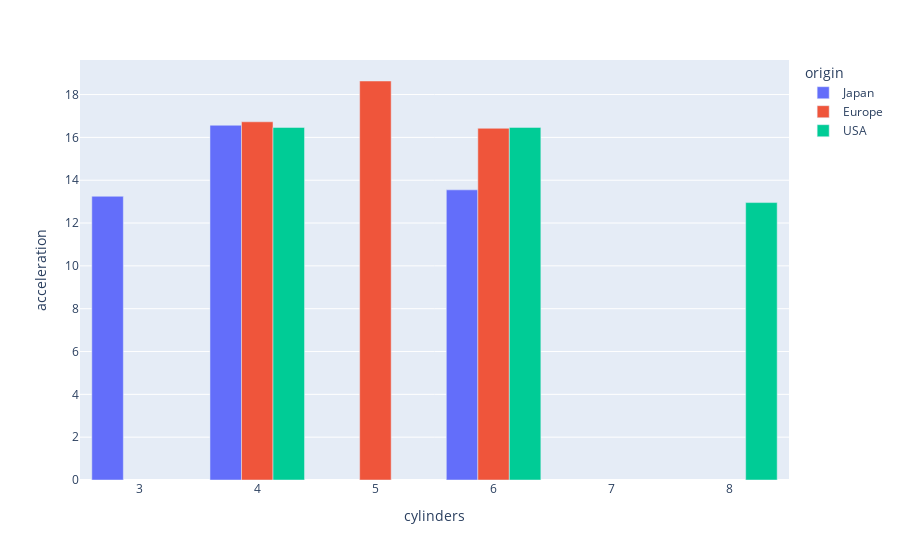

The code cell stored with this chart in its notebook:
### Code cell
import plotly.express as px

#fig = px.line(df_autos, x="cylinders", y="acceleration", title='Acceleration by cylinders')
df_plot = df_autos.groupby(['cylinders','origin']).agg({'acceleration':'mean'}).reset_index()
fig = px.bar(df_plot, x='cylinders', y='acceleration', color='origin', barmode='group')
fig.show()

### Figure 1 — Plotly figure (JSON) as saved in the notebook; plotly's stock layout.template omitted (floating-point values rounded to 4 significant figures)
{"data": [{"alignmentgroup": "True", "hovertemplate": "origin=Japan<br>cylinders=%{x}<br>acceleration=%{y}<extra></extra>", "legendgroup": "Japan", "marker": {"color": "#636efa", "pattern": {"shape": ""}}, "name": "Japan", "offsetgroup": "Japan", "orientation": "v", "showlegend": true, "textposition": "auto", "type": "bar", "x": [3, 4, 6], "xaxis": "x", "y": [13.25, 16.57, 13.55], "yaxis": "y"}, {"alignmentgroup": "True", "hovertemplate": "origin=Europe<br>cylinders=%{x}<br>acceleration=%{y}<extra></extra>", "legendgroup": "Europe", "marker": {"color": "#EF553B", "pattern": {"shape": ""}}, "name": "Europe", "offsetgroup": "Europe", "orientation": "v", "showlegend": true, "textposition": "auto", "type": "bar", "x": [4, 5, 6], "xaxis": "x", "y": [16.73, 18.63, 16.43], "yaxis": "y"}, {"alignmentgroup": "True", "hovertemplate": "origin=USA<br>cylinders=%{x}<br>acceleration=%{y}<extra></extra>", "legendgroup": "USA", "marker": {"color": "#00cc96", "pattern": {"shape": ""}}, "name": "USA", "offsetgroup": "USA", "orientation": "v", "showlegend": true, "textposition": "auto", "type": "bar", "x": [4, 6, 8], "xaxis": "x", "y": [16.47, 16.47, 12.96], "yaxis": "y"}], "layout": {"barmode": "group", "legend": {"title": {"text": "origin"}, "tracegroupgap": 0}, "margin": {"t": 60}, "xaxis": {"anchor": "y", "domain": [0, 1], "title": {"text": "cylinders"}}, "yaxis": {"anchor": "x", "domain": [0, 1], "title": {"text": "acceleration"}}}}
